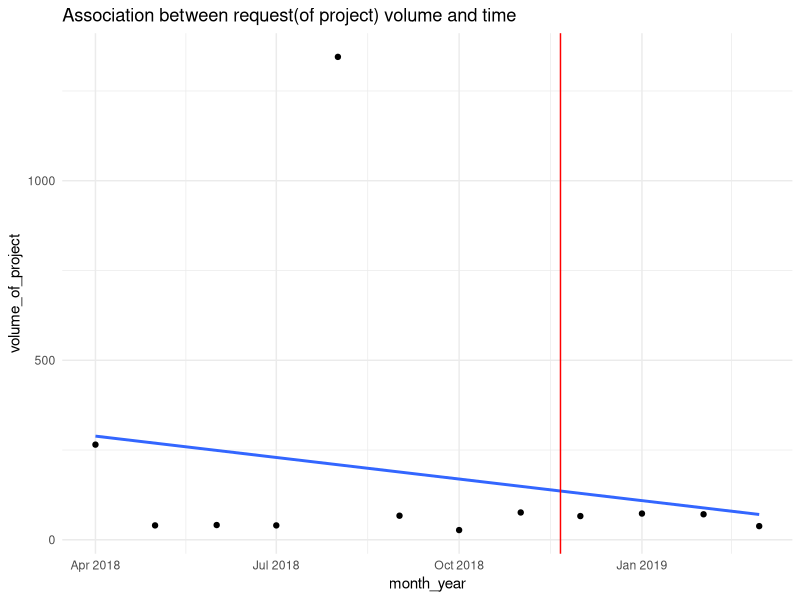
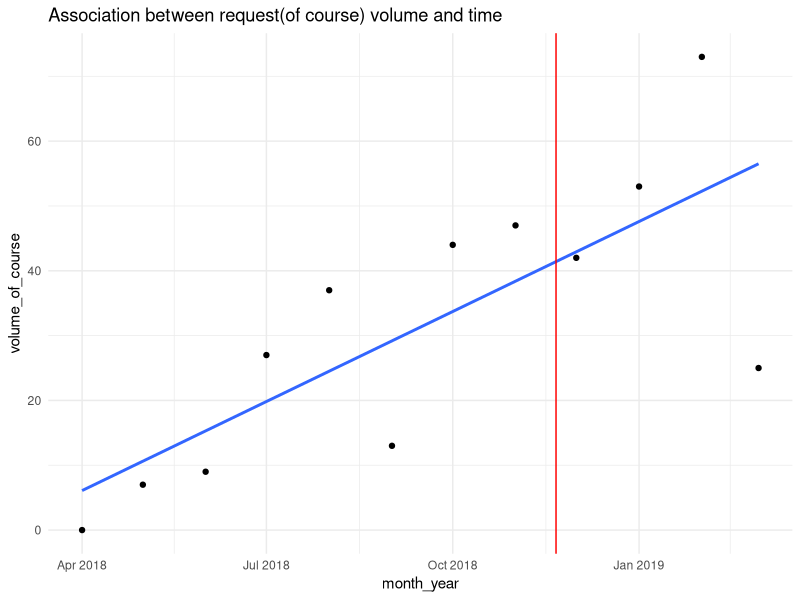
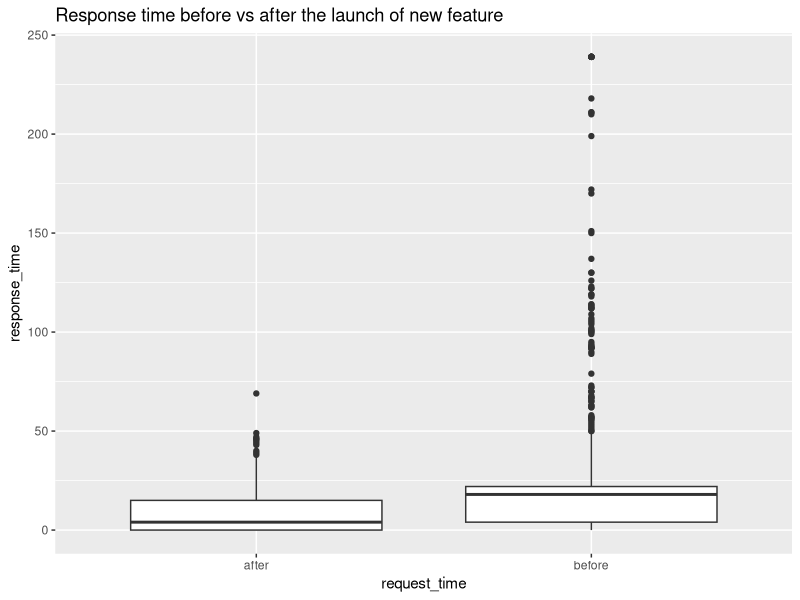
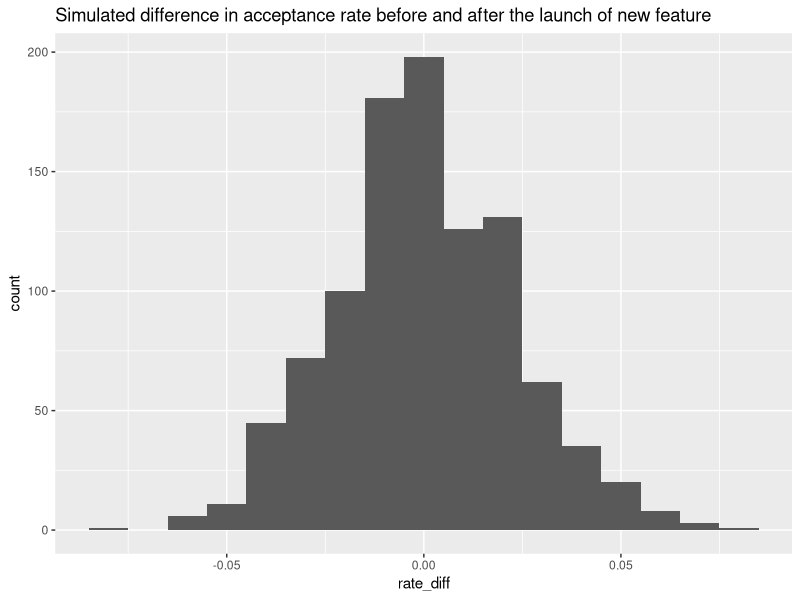
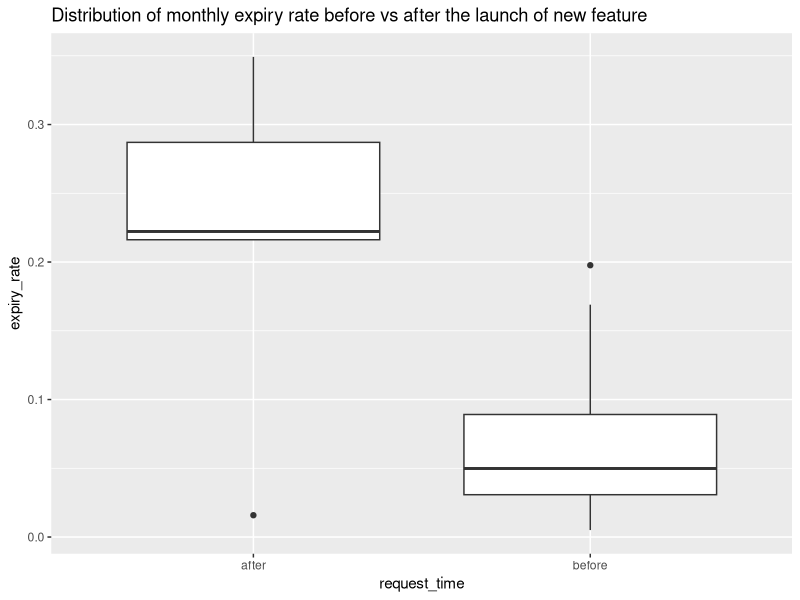

Here is the R script that generated these plots, in order:
## ---- chunk 1
library(tidyverse)
library(lubridate)
library(readxl)
library(zoo)
## ---- chunk 2
requests <- read_excel("data/requests_Mar18_2019.xlsx")
#read in the data
## ---- chunk 3
names(requests) <- c("id", "recipient_id", "actor_id", "requestable_model", "day_created", "day_expired", "day_updated", "state") #rename the variables in the "requests" data frame

requests_new <- requests %>% mutate(day_created=dmy(day_created), day_expired=dmy(day_expired), year_created = year(day_created), month_created = month(day_created)) %>% mutate(response_time = day_expired - day_created, request_time = ifelse(day_created <= "2018-11-21", "before", "after"), month_year = as.Date(as.yearmon(day_created)))
#create a new data frame, "requests_new", from the "requests" dataset, changing the format of the dates to have R to recognize them, as well as add a few new variables named "year_created", "month_created", "month_year"(year, month, and both year and month of the date of "day_created" variable), "response_time"(number of days that take for a request to be responded), "request_time"(request_time is "before" is the request was created before the launch of the new feature and "after" is the request was created after the launch of the new feature)
## ---- chunk 4
requests_dat <- requests_new %>% filter(!is.na(requestable_model)) %>% filter(!is.na(day_created)) %>% group_by(requestable_model, request_time) %>% summarise(num_requests = n())
#filter out the NA's in the "requestable_model" and day_created" variables and group the requests by their type(project or course) and their created time(before or after the launch of new feature), count the total number of requests within each group and store the results in the object "requests_dat"
## ---- chunk 5
requests_dat %>% group_by(requestable_model, request_time) %>% summarise(avg_monthly_requests = ifelse(request_time == "before", num_requests/7, num_requests/4))
#use the data in requests_dat to compute the average monthly requests volume before and after the launch of "request expiry" feature for both type of requests by deviding the total number of requests(before or after) by the number of months(7 months before and 4 months after according to the "requests" dataset)
## ---- chunk 6
requests_dat_new <- requests_new %>% mutate(month_year = as.Date(month_year))
#change the format of the month_year variable in the "requests_new" data frame and store the new data frame in "requests_dat_new"
requests_dat_new <- group_by(requests_dat_new, month_year)
#group the requests data in "requests_dat_new" dataframe by their created time(year and month)
requests_summary <- summarise(requests_dat_new, volume_of_project = sum(requestable_model == 'project'), volume_of_course=sum(requestable_model == 'course'))
#summarise the number of requests for project and course separately and store the result in "requests_summary"
## ---- chunk 7
ggplot(requests_summary, aes(x=month_year, y=volume_of_project)) + geom_point() + geom_smooth(method="lm", se=FALSE) + theme_minimal() +geom_vline(xintercept = as.Date('2018-11-21')	, color="red") + ggtitle("Association between request(of project) volume and time")
#plotted the number of requests for project within each month and draw a line of best fit(blue line) as well as a red line that represents the day on which the new feature was launched.

mod_project <- lm(volume_of_project ~ month_year, data = requests_summary)
summary(mod_project)$coefficients
#fit the linear regression model to see association between requests of project and time
## ---- chunk 8
ggplot(requests_summary, aes(x=month_year, y=volume_of_course)) + geom_point() + geom_smooth(method="lm", se=FALSE) + theme_minimal()+geom_vline(xintercept = as.Date('2018-11-21')	, color="red") + ggtitle("Association between request(of course) volume and time")
#plotted the number of requests for course within each month and draw a line of best fit(blue line) as well as a red line that represents the day on which the new feature was launched.
mod_course <- lm(volume_of_course ~ month_year, data = requests_summary)
summary(mod_course)$coefficients
#fit the linear regression model to see association between requests of course and time
## ---- chunk 9
requests_new %>% filter(state != "expired" | state != "pending") %>% filter(day_created != "2018-08-30") %>% ggplot(aes(x = request_time, y = response_time)) + geom_boxplot() + ggtitle("Response time before vs after the launch of new feature")
#filter out the expired requests and pending requests(requests that have no response) as well as ones that were created on 2018-08-30(day of database clearence event) and then use boxplot to visualize and compare the distribution of response time of the two group of requests(requests that were created before and after the new feature launched)
requests_new %>% filter(state != "expired" | state != "pending") %>% filter(day_created != "2018-08-30") %>% filter(request_time == "before") %>% summarize(quantile(response_time,0.25),median(response_time), quantile(response_time,0.75))
#calculte the median response time and IQR for requests created before 2018-11-21
requests_new %>% filter(state != "expired" | state != "pending") %>% filter(day_created != "2018-08-30") %>% filter(request_time == "after") %>% summarize(quantile(response_time,0.25),median(response_time), quantile(response_time,0.75))
#calculte the median response time and IQR for requests created after 2018-11-21
## ---- chunk 10
set.seed(123)
repetitions <- 1000
simulated_stats <- rep(NA, repetitions)
before <- requests_new %>% filter(request_time == "before")
after <- requests_new %>% filter(request_time == "after")

accepted_before <- before %>% filter(state == 'accepted') %>% summarize(n())
accepted_after <- after %>% filter(state == 'accepted') %>% summarize(n())
n_before <- before %>% filter(state != 'pending') %>% summarize(n())
n_after <- after %>% filter(state != 'pending') %>% summarize(n())

requests_dat_new <- requests_new %>% filter(state != 'pending')

test_stat <- as.numeric(accepted_before/n_before - accepted_after/n_after)
#calcualte test statistic

for (i in 1:repetitions){
  sim <- requests_dat_new %>% mutate(request_time = sample(request_time))
  accepted_before <- sim %>% filter(request_time == "before" & state == "accepted") %>% summarize(n())
  accepted_after <- sim %>% filter(request_time == "after" & state == 'accepted') %>% summarize(n())
  n_before <- sim %>% filter(request_time == "before") %>% summarize(n())
  n_after <- sim %>% filter(request_time == "after") %>% summarize(n())
  
  rate_diff <- accepted_before/n_before - accepted_after/n_after
  simulated_stats[i] <- as.numeric(rate_diff)
}
#simulate test statistics under H0 and store the values in an object named "simulated_stats

sim <- data_frame(rate_diff = simulated_stats)
#turn "simulated_stats" into a data frame named "sim" in order for plotting
ggplot(sim, aes(x=rate_diff)) + geom_histogram(binwidth = 0.01) + ggtitle("Simulated difference in acceptance rate before and after the launch of new feature")
#plot histogram for the simulated test statistics
extreme_count <- sim %>% filter(rate_diff >= abs(test_stat) | rate_diff <= -1*abs(test_stat)) %>% summarise(n())
p_value <- as.numeric(extreme_count) / repetitions
#calaulate p-value
test_stat
p_value
## ---- chunk 11
expiry_rate <- requests_new %>% group_by(request_time, month(day_created)) %>% summarise(expiry_rate = sum(state == "expired")/n())
#group the requests_new data by their created time(before or after the launch of the new feature and month) and compute expiry rate for each month and store the results in "expiry_date"
expiry_rate %>% ggplot(aes(x=request_time, y = expiry_rate )) + geom_boxplot() + ggtitle("Distribution of monthly expiry rate before vs after the launch of new feature")
#plot boxplot of the distribution of monthly expiry rate before and after the launch of the new feature based on the data in "expiry_rate"
